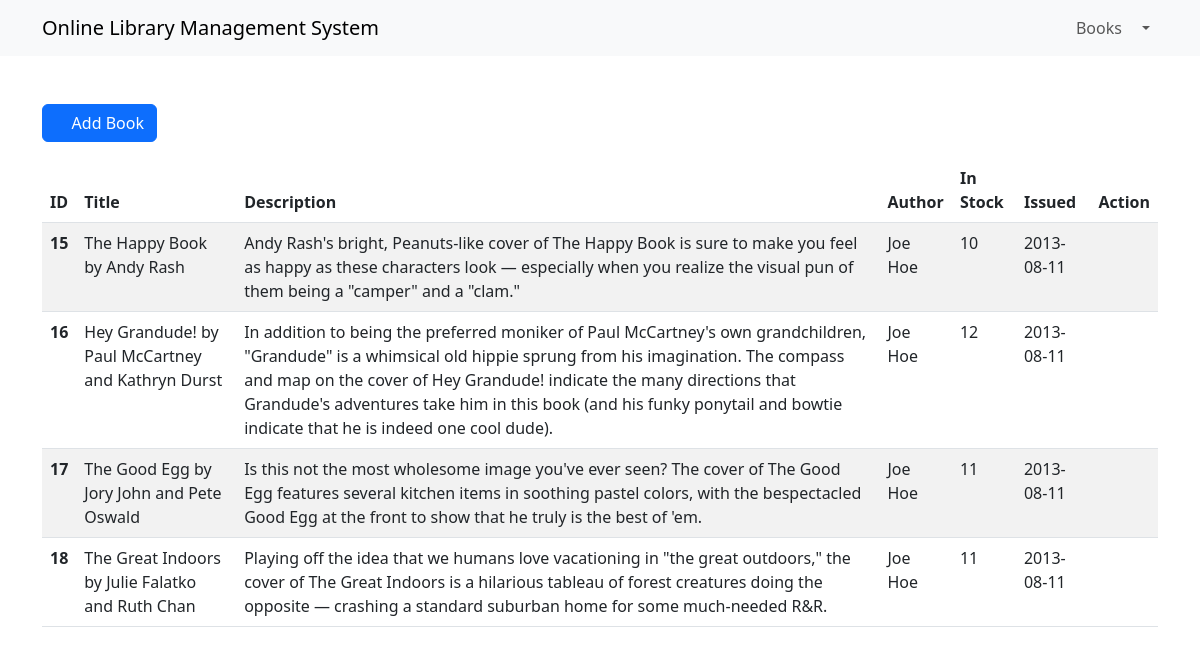
/dashboard/books (signed in), run on an earlier commit of the app's database.
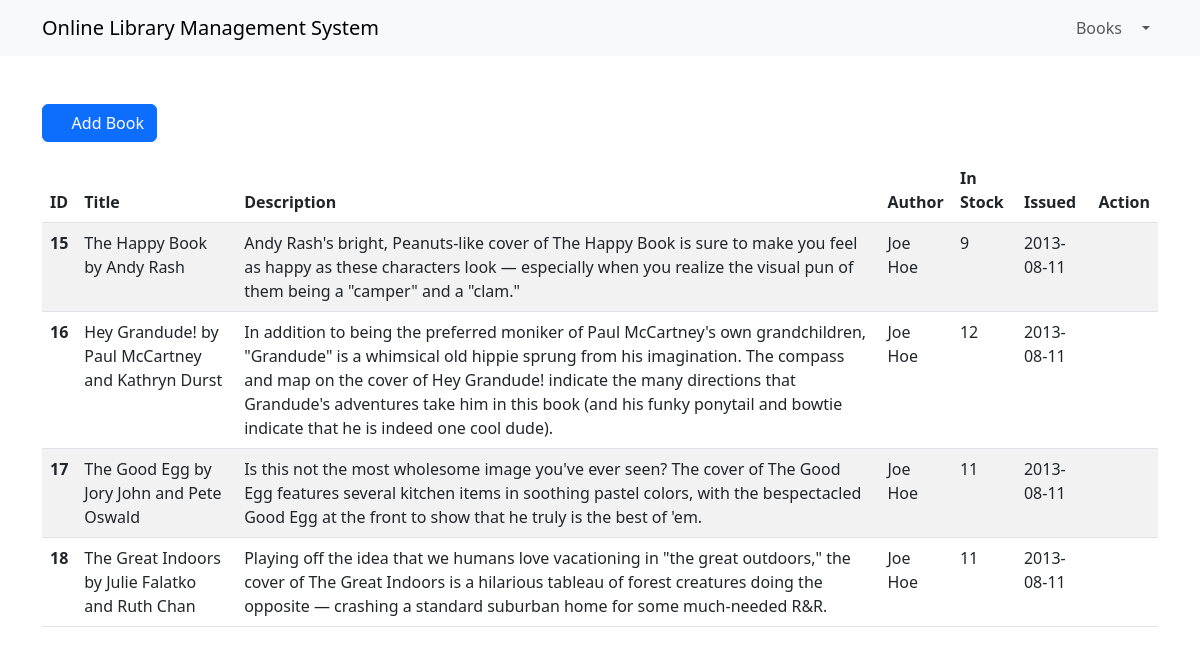
And on a later commit of the database.
### books/models.py (models this page shows, shortened)
class Book(models.Model):
    image = models.ImageField(blank=False, upload_to='images/book/')
    title = models.CharField(max_length=150)
    description = models.TextField()
    author = models.CharField(max_length=80)
    quantity = models.IntegerField(default=0)
    created_at = models.DateTimeField(auto_now_add=True)
    updated_at = models.DateTimeField(auto_now=True)

### core/views.py (the view)
# urls.py: path('',views.BookListView.as_view(),name='book_list'),
@method_decorator([login_required(login_url=reverse_lazy('login')), group_required(['admin'], login_url=reverse_lazy('login'))], name='dispatch')
class BookListView(ListView):
    template_name = 'core/dashboard/books_list.html'
    context_object_name = 'books_list'
    model = Book

### authentication/templatetags/auth_check.py (called while the page is built)
@register.filter(name='has_group')
def has_group(user, group):
    if user.is_authenticated:
        if user.is_superuser:
            return True
        return user.groups.filter(name=group).exists()
    return False

### authentication/utils.py (called while the page is built, shortened)
def group_required(groups:list, login_url=None):
    def decorator(view_func):
        @wraps(view_func)
        def _wrapped_view(request:HttpRequest, *args, **kwargs):
            if request.user.groups.filter(name__in=groups).exists() or request.user.is_superuser:
                return view_func(request, *args, **kwargs)
        return _wrapped_view
    return decorator

### core/templates/core/dashboard/books_list.html
{% extends 'base.html' %}
{% block content %}
<a href="{% url 'core:dashboard_book_create_form' %}" class="btn btn-primary mb-3"><i class="fa fa-plus"></i>&nbsp;Add Book</a>
<table id="dataTable" class="table table-striped" style="width: 100%">
    <thead>
        <tr>
            <th scope="row">ID</th>
            <th>Title</th>
            <th>Description</th>
            <th>Author</th>
            <th>In Stock</th>
            <th>Issued</th>
            <th>Action</th>
        </tr>
    </thead>
    <tbody>
        {% for book in books_list %}
        <tr>
            <th scope="row">{{ book.id }}</th>
            <td>{{ book.title }}</td>
            <td>{{ book.description }}</td>
            <td>{{ book.author }}</td>
            <td>{{ book.quantity }}</td>
            <td>2013-08-11</td>
            <td class="">
                <a href="{% url 'core:dashboard_book_delete' book.id %}" onclick="confirm('Are you sure?')" class="text-danger"><i
                        class="fa fa-trash"></i>
                </a>
            </td>
        </tr>
        {% endfor %}
    </tbody>
</table>
{% endblock content %}

What changed in the data, as far as the page shows it:
changed Book "The Happy Book by Andy Rash": quantity "10" → "9"
